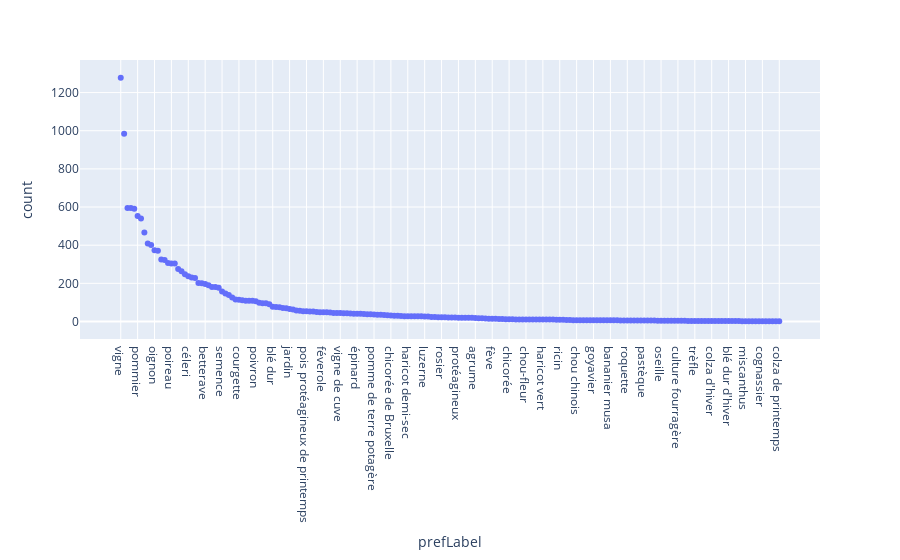
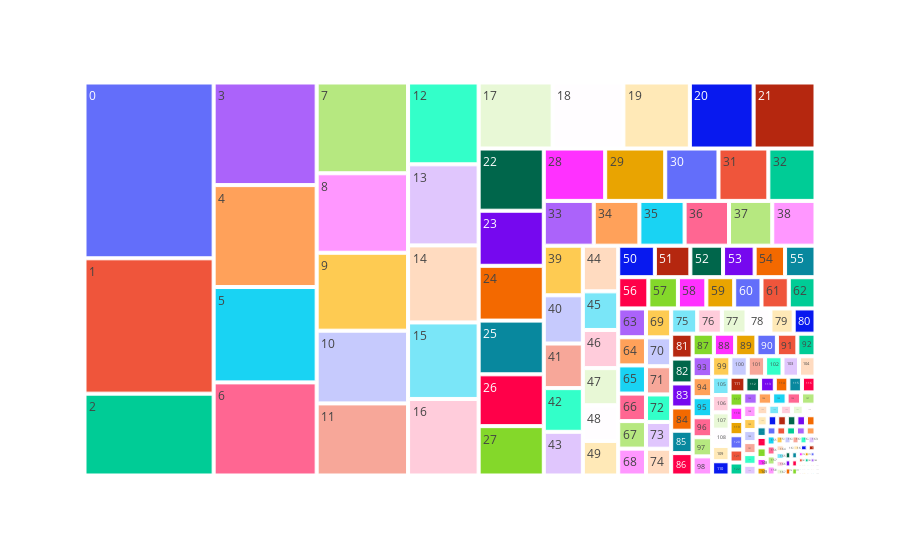

Notebook code for these charts, in order:
### Code cell
# show graphs
show_frequencies(d2kab_freq)

### Figure 1 — Plotly figure (JSON) as saved in the notebook; plotly's stock layout.template omitted (floating-point values rounded to 4 significant figures; data arrays with more than 128 entries replaced by an {"elided": "..."} marker saying what was removed)
{"data": [{"hovertemplate": "prefLabel=%{x}<br>count=%{y}<extra></extra>", "legendgroup": "", "marker": {"color": "#636efa", "symbol": "circle"}, "mode": "markers", "name": "", "orientation": "v", "showlegend": false, "type": "scatter", "x": {"elided": "196 str values"}, "xaxis": "x", "y": {"elided": "196 int values"}, "yaxis": "y"}], "layout": {"legend": {"tracegroupgap": 0}, "margin": {"t": 60}, "xaxis": {"anchor": "y", "domain": [0, 1], "title": {"text": "prefLabel"}}, "yaxis": {"anchor": "x", "domain": [0, 1], "title": {"text": "count"}}}}

### Figure 2 — Plotly figure (JSON) as saved in the notebook; plotly's stock layout.template omitted (floating-point values rounded to 4 significant figures; data arrays with more than 128 entries replaced by an {"elided": "..."} marker saying what was removed)
{"data": [{"branchvalues": "total", "domain": {"x": [0, 1], "y": [0, 1]}, "hovertemplate": "labels=%{label}<br>count=%{value}<br>parent=%{parent}<br>id=%{id}<extra></extra>", "ids": {"elided": "196 str values"}, "labels": {"elided": "196 str values"}, "name": "", "parents": {"elided": "196 str values"}, "type": "treemap", "values": {"elided": "196 int values"}}], "layout": {"legend": {"tracegroupgap": 0}, "margin": {"t": 60}}}
